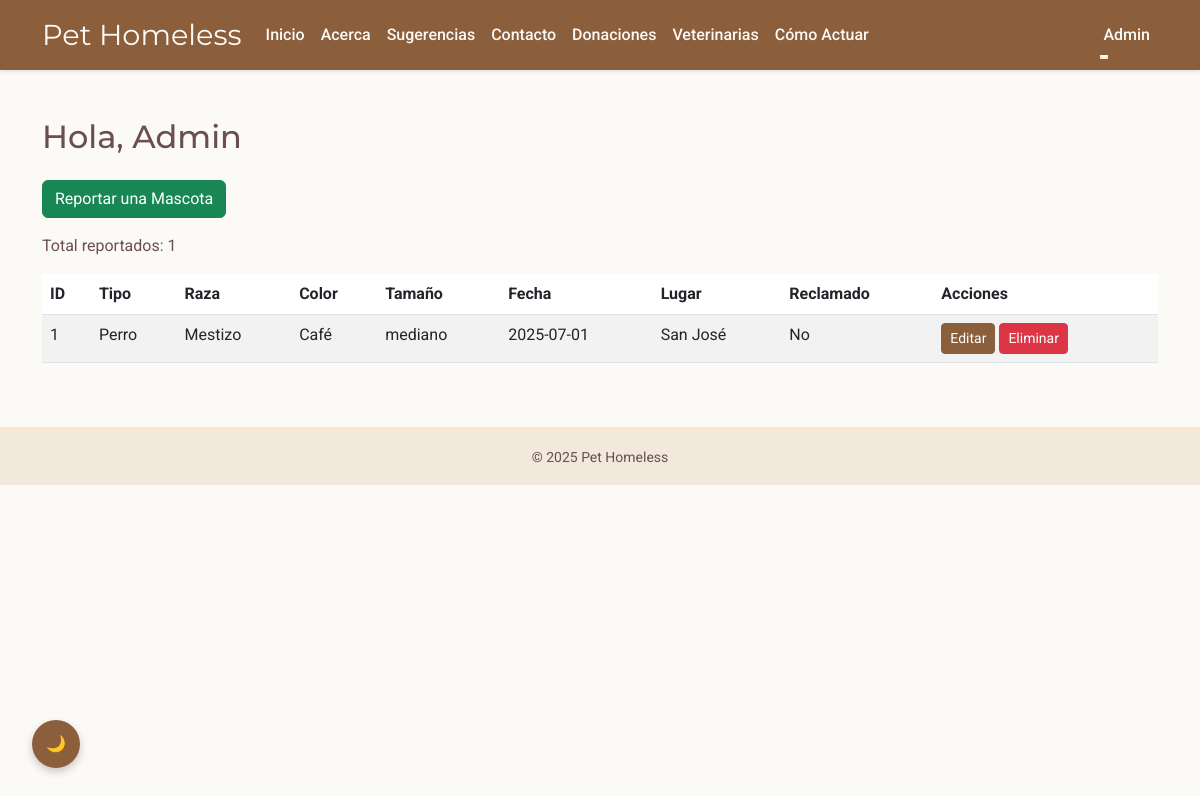
The page /user.php (signed in) on the database its author committed.
### tables this page shows
CREATE TABLE IF NOT EXISTS animales (
  id INT AUTO_INCREMENT PRIMARY KEY,
  usuario_id INT NOT NULL,
  tipo VARCHAR(50) NOT NULL,
  raza VARCHAR(100) DEFAULT NULL,
  color VARCHAR(50) DEFAULT NULL,
  tamanio ENUM('pequeño','mediano','grande') DEFAULT NULL,
  fecha_encontrado DATE NOT NULL,
  lugar VARCHAR(150) DEFAULT NULL,
  foto VARCHAR(255) DEFAULT NULL,
  reclamado TINYINT(1) NOT NULL DEFAULT 0,
  fecha_registro TIMESTAMP DEFAULT CURRENT_TIMESTAMP,
  FOREIGN KEY (usuario_id) REFERENCES usuarios(id) ON DELETE CASCADE
);

### user.php (the view, shortened to what this page needs)
<?php
require 'conn.php';
$userId = $_SESSION['user_id'];
$stmt = $pdo->prepare(
    'SELECT id, tipo, raza, color, tamanio, fecha_encontrado, lugar, reclamado
     FROM animales
     WHERE usuario_id = :uid
     ORDER BY fecha_registro DESC'
);
$stmt->execute(['uid' => $userId]);
$misAnimales = $stmt->fetchAll();
?>
<!DOCTYPE html>
<html lang="es">
<head>
  <link href="https://cdn.jsdelivr.net/npm/bootstrap@5.3.0/dist/css/bootstrap.min.css" rel="stylesheet">
  <link href="css/style.css" rel="stylesheet">
</head>
<body>
  <?php include 'layout/nav.php'; ?>
  <div class="container my-5">
    <h2 class="mb-4">Hola, <?= htmlspecialchars($_SESSION['user_name']) ?></h2>
    <button
      class="btn btn-success mb-3"
      data-bs-toggle="collapse"
      data-bs-target="#addForm"
    >Reportar una Mascota</button>
    <?php if (empty($misAnimales)): ?>
      <p>No has reportado ningún animal aún.</p>
    <?php else: ?>
      <div class="table-responsive">
        <p>Total reportados: <span id="userCount"><?= count($misAnimales) ?></span></p>
        <table class="table table-striped">
          <thead>
            <tr>
              <th>ID</th>
              <th>Tipo</th>
              <th>Raza</th>
              <th>Color</th>
              <th>Tamaño</th>
              <th>Fecha</th>
              <th>Lugar</th>
              <th>Reclamado</th>
              <th>Acciones</th>
            </tr>
          </thead>
          <tbody id="userTableBody">
            <?php foreach ($misAnimales as $a): ?>
            <tr data-id="<?= $a['id'] ?>">
              <td><?= $a['id'] ?></td>
              <td><?= htmlspecialchars($a['tipo']) ?></td>
              <td><?= htmlspecialchars($a['raza'] ?? '') ?></td>
              <td><?= htmlspecialchars($a['color'] ?? '') ?></td>
              <td><?= htmlspecialchars($a['tamanio'] ?? '') ?></td>
              <td><?= htmlspecialchars($a['fecha_encontrado']) ?></td>
              <td><?= htmlspecialchars($a['lugar'] ?? '') ?></td>
              <td><?= $a['reclamado'] ? 'Sí' : 'No' ?></td>
              <td>
                <a href="edit_animal.php?id=<?= $a['id'] ?>" class="btn btn-sm btn-primary">Editar</a>
                <a href="delete_animal.php?id=<?= $a['id'] ?>"
                   class="btn btn-sm btn-danger"
                   onclick="return confirm('¿Eliminar registro?');"
                >Eliminar</a>
              </td>
            </tr>
            <?php endforeach; ?>
          </tbody>
        </table>
      </div>
    <?php endif; ?>
  </div>
  <button id="themeToggle" title="Cambiar tema">🌙</button>
  <?php include 'layout/footer.php'; ?>
</body>
</html>

### css/style.css (style rules this page uses)
:root { --primary-cream: #fcfaf7; --warm-beige: #f2e8dc; --soft-peach: #ffe5cc; --dusty-rose: #e8c8c4; --coffee-brown: #6b4f4f; --caramel: #8b5e3c; --space-sm: 0.5rem; --space-md: 1rem; --font-base: 'Roboto', sans-serif; --font-heading: 'Montserrat', sans-serif; }
* { box-sizing: border-box; margin: 0; padding: 0; }
body { background-color: var(--primary-cream); color: var(--coffee-brown); font-family: var(--font-base); line-height: 1.5; }
h1, h2, h3, h4, h5, h6 { font-family: var(--font-heading); }
.btn-primary { background-color: var(--caramel) !important; border-color: var(--caramel) !important; color: #fff !important; -webkit-transition: background-color 0.2s ease, box-shadow 0.2s ease; transition: background-color 0.2s ease, box-shadow 0.2s ease; }
#themeToggle { position: fixed; bottom: 2rem; left: 2rem; width: 3rem; height: 3rem; background: var(--caramel); color: #fff; border: none; border-radius: 50%; display: flex; align-items: center; justify-content: center; cursor: pointer; -webkit-box-shadow: 0 4px 8px rgba(0,0,0,0.2); box-shadow: 0 4px 8px rgba(0,0,0,0.2); z-index: 1000; }

### rows shown on the page
animales: id "1", tipo "Perro", raza "Mestizo", color "Café", tamanio "mediano", fecha_encontrado "2025-07-01", lugar "San José", reclamado "No"

### other values the page prints
$_SESSION['user_name'] "Admin"
count($misAnimales) "1"
